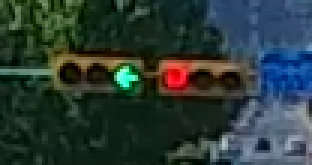
#> input picture python/trafficlight/imgs/norm/1.png, 104 x 55 px (shown 3 times larger)
$ python -i TLState.py   (imports and definitions only)
#> lines starting #> are read from the running program, lines starting #| are printed output that depends on the picture
import os

import cv2
import random
import numpy as np
from enum import Enum
from detectColor import detectColor
import matplotlib.pyplot as plt
import matplotlib.image as mpimg
class TLState(Enum):
    none = 0
    red = 1
    yellow = 2
    green = 3
    red_yellowArrow = 4
    red_greenArrow = 5
    green_yellowArrow = 6
    green_greenArrow = 7
    redArrow = 8
    yellowArrow = 9
    greenArrow = 10
    flashingYellowArrow = 11

class TLType(Enum):
    regular = 0
    five_lights = 1
    four_lights = 2

# [49 lines left out: functions imgResize, detectState, not called in this run]

def plot_light_result(images):

    for i, image in enumerate(images):
        plt.subplot(1, len(images), i+1)
        lena = mpimg.imread(image)
        label = TLState(detectState(cv2.imread(image),TLType.regular.value)).name
        plt.title(label)
        plt.imshow(lena)
    plt.show()


light_path = []
# [5 lines not run here, left out]

# [9 lines left out: function plot_arrow_result, not called in this run]

arrow_path = []
# [4 lines not run here, left out]

>>> import cv2
>>> picture = cv2.imread('imgs/norm/1.png', cv2.IMREAD_GRAYSCALE)
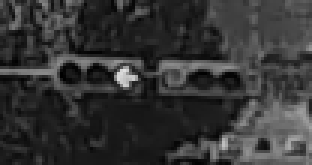
#> picture: shape (55, 104) (shown 3 times larger); min 0, max 223, mean 52.7
#> (the run stopped early here; a loop or call above may not have finished)
